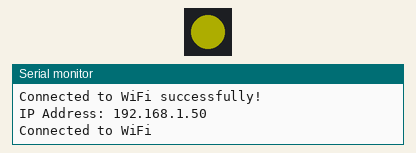
This sketch was run on a simulated ESP32. On the bench: 1 RGB LEDs in strip order, left to right, the last lines printed to the serial monitor. Dim RGB values are drawn brighter than linear; WiFi joins after 1.5 s; servers stay silent unless stated; uploads are accepted with an empty reply.

Above: at 3.2 s.
At 4.0 s:
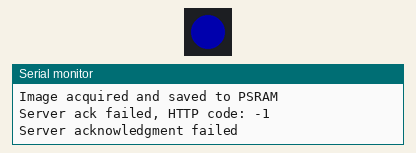
At 7.0 s:
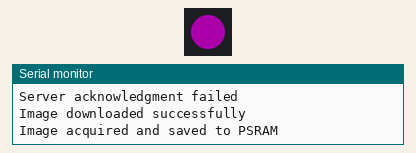
Timing chart, 0 to 7.6 s (numbered marks = the images above):
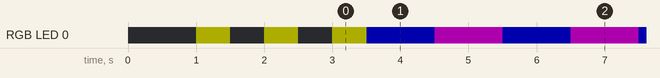

The sketch:

quad_esp_downlaod_img.ino
```cpp
#include <WiFi.h>
#include <HTTPClient.h>
#include <freertos/FreeRTOS.h>
#include <freertos/task.h>
#include <freertos/semphr.h>
#include <esp_heap_caps.h>
#include <FastLED.h>


// WiFi credentials (update as needed)
const char* ssid = "RnD";
const char* password = "wnOPxFSCxb";

// Server and image URLs
const char* serverUrl = "http://192.168.10.100:5000";


const char* imageUrl = "https://fastly.picsum.photos/id/682/800/600.jpg?hmac=nDvj6j28PV7_q1jWXRsp0xS7jtAZYzHophmak9J1ymU";
// const char* imageUrl = "https://images.unsplash.com/photo-1507525428034-b723cf961d3e?ixlib=rb-4.0.3&auto=format&fit=crop&w=800&q=80";
// const char* imageUrl = "https://images.pexels.com/photos/356844/pexels-photo-356844.jpeg?auto=compress&cs=tinysrgb&w=800";
// const char* imageUrl = "https://images.unsplash.com/photo-1543466835-00a7907e9de1?ixlib=rb-4.0.3&auto=format&fit=crop&w=800&q=80";

// Image buffer size (1MB, well within 2MB PSRAM limit)
#define IMAGE_SIZE (1024 * 1024)
uint8_t* image_buffer;
size_t image_size = 0; // Actual size of the downloaded/captured image

// Semaphores for task synchronization
SemaphoreHandle_t image_ready_sem;
SemaphoreHandle_t sending_complete_sem;


// Function to download image from internet (for testing)
bool download_image(uint8_t* buffer, size_t max_size, size_t* out_size) {
  HTTPClient http;
  http.begin(imageUrl);
  int httpCode = http.GET();
  if (httpCode == HTTP_CODE_OK) {
    size_t len = http.getSize();
    if (len > max_size) {
      Serial.println("Image too large for buffer");
      http.end();
      return false;
    }
    http.getStream().readBytes(buffer, len);
    *out_size = len;
    Serial.println("Image downloaded successfully");
    http.end();
    return true;
  } else {
    Serial.printf("Failed to download image, HTTP code: %d\n", httpCode);
    http.end();
    return false;
  }
}

// Placeholder for camera capture (to be implemented later)
bool capture_image(uint8_t* buffer, size_t max_size, size_t* out_size) {
  Serial.println("Camera capture not implemented yet");
  return false;
}


// Function pointer for image acquisition
typedef bool (*acquire_image_func_t)(uint8_t* buffer, size_t max_size, size_t* out_size);
acquire_image_func_t acquire_image = download_image; // For testing; switch to capture_image later

// Task handles
TaskHandle_t getImageTaskHandle = NULL;
TaskHandle_t imageSendTaskHandle = NULL;
TaskHandle_t ledUpdateTaskHandle = NULL;

// LED Definitions
#define NUM_LEDS 1
#define DATA_PIN 48
#define LED_TYPE WS2812
#define COLOR_ORDER GRB
#define BRIGHTNESS 50
CRGB leds[NUM_LEDS];

// LED States
enum LedState {
  LED_IDLE,              // Black (off)
  LED_CONNECTING_WIFI,   // Blinking Yellow
  LED_WIFI_CONNECTED,    // Solid Green
  LED_WIFI_FAILED,       // Solid Red
  LED_ACQUIRING_IMAGE,   // Solid Blue
  LED_IMAGE_ACQUIRE_FAILED, // Blinking Red
  LED_IMAGE_SAVED,       // Solid Cyan
  LED_WAITING_SERVER_ACK, // Solid Magenta
  LED_SERVER_ACK_RECEIVED, // Solid White
  LED_SENDING_IMAGE,     // Solid Orange
  LED_IMAGE_SENT_SUCCESS, // Solid Green
  LED_IMAGE_SENT_FAILED  // Blinking Red
};
LedState currentLedState = LED_IDLE;

void setup() {
  Serial.begin(115200);
  delay(1000);

  FastLED.addLeds<LED_TYPE, DATA_PIN, COLOR_ORDER>(leds, NUM_LEDS);
  FastLED.setBrightness(BRIGHTNESS);

  // Create LED update task
  xTaskCreate(ledUpdateTask, "LED_UPDATE_TASK", 2048, NULL, 1, &ledUpdateTaskHandle);

  // Connect to WiFi with retries
  currentLedState = LED_CONNECTING_WIFI;

  // Define timeout and retry parameters
  const unsigned long connectionTimeout = 10000; // 10 seconds timeout per attempt
  const int maxRetries = 5;
  bool wifi_success = false;
  WiFi.mode(WIFI_STA); // Set ESP32 as a WiFi station
    delay(500);          // Optional: give time for mode to set

    int retryCount = 0;
    while (retryCount < maxRetries) {
        Serial.print("Attempting to connect to WiFi, attempt ");
        Serial.println(retryCount + 1);

        WiFi.begin(ssid, password); // Start connection attempt

        unsigned long startTime = millis();
        while (millis() - startTime < connectionTimeout) {
            if (WiFi.status() == WL_CONNECTED) {
                Serial.println("Connected to WiFi successfully!");
                Serial.print("IP Address: ");
                Serial.println(WiFi.localIP());
                WiFi.setAutoReconnect(true); // Enable auto-reconnect if connection drops
                wifi_success = true;
                break;
            }
            delay(100); // Check every 100ms (non-blocking)
        }
        if(wifi_success) break;

        Serial.println("Connection attempt timed out");
        WiFi.disconnect(); // Reset connection state
        retryCount++;
        delay(500); // Short delay before retrying
    }

  if (WiFi.status() == WL_CONNECTED) {
    currentLedState = LED_WIFI_CONNECTED;
    Serial.println("Connected to WiFi");
  } else {
    currentLedState = LED_WIFI_FAILED;
    Serial.println("Failed to connect to WiFi");
    while (1); // Halt or handle failure
  }

  // Allocate image buffer in PSRAM
  image_buffer = (uint8_t*)heap_caps_malloc(IMAGE_SIZE, MALLOC_CAP_SPIRAM);
  if (image_buffer == NULL) {
    Serial.println("Failed to allocate PSRAM buffer");
    while (1);
  }

  // Create semaphores
  image_ready_sem = xSemaphoreCreateBinary();
  sending_complete_sem = xSemaphoreCreateBinary();

  // Create tasks
  xTaskCreate(get_image_task, "GET_IMAGE_TASK", 4096, NULL, 1, &getImageTaskHandle);
  xTaskCreate(image_send_task, "IMAGE_SEND_TASK", 4096, NULL, 1, &imageSendTaskHandle);
}

void loop() {
  delay(1000); // Main loop is empty; tasks handle the work
}

// LED Update Task
void ledUpdateTask(void *parameter) {
  while (true) {
    updateLed();
    vTaskDelay(500 / portTICK_PERIOD_MS); // Update every 500ms for visible blinking
  }
}

// Update LED based on current state
void updateLed() {
  static bool blinkState = false;
  blinkState = !blinkState;
  switch (currentLedState) {
    case LED_IDLE:
      leds[0] = CRGB::Black;
      break;
    case LED_CONNECTING_WIFI:
      leds[0] = blinkState ? CRGB::Yellow : CRGB::Black;
      break;
    case LED_WIFI_CONNECTED:
      leds[0] = CRGB::Green;
      break;
    case LED_WIFI_FAILED:
      leds[0] = CRGB::Red;
      break;
    case LED_ACQUIRING_IMAGE:
      leds[0] = CRGB::Blue;
      break;
    case LED_IMAGE_ACQUIRE_FAILED:
      leds[0] = blinkState ? CRGB::Red : CRGB::Black;
      break;
    case LED_IMAGE_SAVED:
      leds[0] = CRGB::Cyan;
      break;
    case LED_WAITING_SERVER_ACK:
      leds[0] = CRGB::Magenta;
      break;
    case LED_SERVER_ACK_RECEIVED:
      leds[0] = CRGB::White;
      break;
    case LED_SENDING_IMAGE:
      leds[0] = CRGB::Orange;
      break;
    case LED_IMAGE_SENT_SUCCESS:
      leds[0] = CRGB::Green;
      break;
    case LED_IMAGE_SENT_FAILED:
      leds[0] = blinkState ? CRGB::Red : CRGB::Black;
      break;
  }
  FastLED.show();
}

// Task to acquire and save image to PSRAM
void get_image_task(void* pvParameters) {
  while (true) {
    currentLedState = LED_ACQUIRING_IMAGE;
    bool success = acquire_image(image_buffer, IMAGE_SIZE, &image_size);
    if (success) {
      currentLedState = LED_IMAGE_SAVED;
      Serial.println("Image acquired and saved to PSRAM");
      xSemaphoreGive(image_ready_sem);
      xSemaphoreTake(sending_complete_sem, portMAX_DELAY);
    } else {
      currentLedState = LED_IMAGE_ACQUIRE_FAILED;
      Serial.println("Failed to acquire image; retrying in 1s");
      vTaskDelay(1000 / portTICK_PERIOD_MS);
    }
  }
}

// Task to send image to server
void image_send_task(void* pvParameters) {
  while (true) {
    xSemaphoreTake(image_ready_sem, portMAX_DELAY);
    currentLedState = LED_WAITING_SERVER_ACK;
    if (get_server_ack()) {
      currentLedState = LED_SERVER_ACK_RECEIVED;
      currentLedState = LED_SENDING_IMAGE;
      if (send_image_to_server()) {
        currentLedState = LED_IMAGE_SENT_SUCCESS;
      } else {
        currentLedState = LED_IMAGE_SENT_FAILED;
        Serial.println("Failed to send image");
      }
    } else {
      currentLedState = LED_IMAGE_SENT_FAILED;
      Serial.println("Server acknowledgment failed");
    }
    xSemaphoreGive(sending_complete_sem);
  }
}


// Function to get acknowledgment from server
bool get_server_ack() {
  HTTPClient http;
  http.begin(String(serverUrl) + "/request_send");
  http.addHeader("X-Device-ID", WiFi.macAddress());
  int httpCode = http.GET();
  if (httpCode == HTTP_CODE_OK) {
    String response = http.getString();
    if (response == "ready") {
      Serial.println("Server acknowledged: ready");
      http.end();
      return true;
    }
  }
  Serial.printf("Server ack failed, HTTP code: %d\n", httpCode);
  http.end();
  return false;
}

// Function to send image to server
bool send_image_to_server() {
  HTTPClient http;
  http.begin(String(serverUrl) + "/send_image");
  http.addHeader("X-Device-ID", WiFi.macAddress());
  http.addHeader("Content-Type", "image/jpeg");
  int httpCode = http.POST(image_buffer, image_size);
  http.end();
  if (httpCode == HTTP_CODE_OK) {
    Serial.println("Image sent successfully");
    return true;
  } else {
    Serial.printf("Failed to send image, HTTP code: %d\n", httpCode);
    return false;
  }
}
```

Measured:
- by itself, RGB LED 0: off → RGB(50, 50, 0) at 1.0 s, → off 0.50 s later, → RGB(50, 50, 0) 0.50 s later, → off 0.50 s later, … (42 changes in this stretch)
